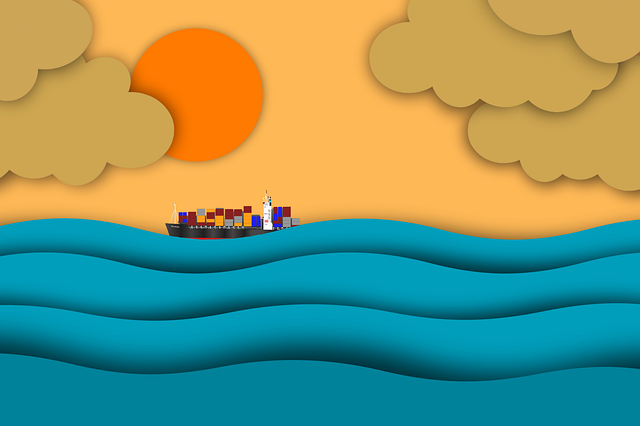
#> input picture pixels/image-15.png, 640 x 426 px
$ jupyter execute np_image_rotate.ipynb
#> lines starting #> are read from the running program, lines starting #| are printed output that depends on the picture; after the words box and inside, x2 and y2 are one past the last pixel; in counts of white or black regions, pixels touching at a corner belong together
[cell 1]
import cv2, numpy as np
import matplotlib.pyplot as plt

im = cv2.imread("pixels/image-15.png")
#> im is the input picture: shape (426, 640, 3); mean B, G, R 113.6, 150, 120.6
canvas = np.zeros((1200, 2000, 3), dtype='uint8')


x = np.arange(im.shape[1])
#> x = 640 values from 0 to 639
y = np.arange(im.shape[0])
#> y = 426 values from 0 to 425
xg, yg = np.meshgrid(x, y)
print(xg, yg)
#> (printed output is left out)
xg = xg.reshape(-1)
yg = yg.reshape(-1)
print(xg, yg)
#> (printed output is left out)


th = 30 * np.pi / 180

xc = xg * np.cos(th) - yg * np.sin(th)
yc = xg * np.sin(th) + yg * np.cos(th)
xci = xc.astype(int)
yci = yc.astype(int)

[cell 2]
xx = xci[ np.ma.masked_inside(xci, 0, canvas.shape[1]-1) ]
yy = yci[ np.ma.masked_inside(yci, 0, canvas.shape[0]-1) ]

[cell 3]
xg.shape
#> Out = (272640,)

[cell 4]
xgi = xg[ np.ma.masked_inside(xci, 0, canvas.shape[1]-1) ]
ygi = yg[ np.ma.masked_inside(yci, 0, canvas.shape[0]-1) ]

[cell 5]
xgi

[cell 6]
ii = im.reshape(-1, 3)
ii[0]
#> Out = [86, 165, 204]

[cell 7]
ii[xgi]

[cell 8]
m = im[:,:,0] > 128
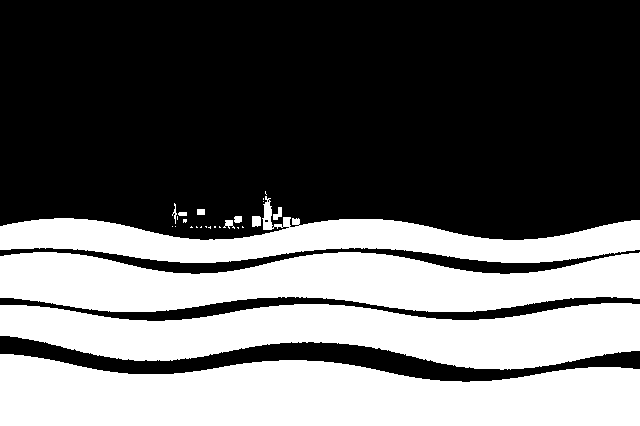
#> m: shape (426, 640) bool; 39.9% white; 27 white regions (16 under 20 px), largest, box (x1, y1, x2, y2) and area: (0, 354, 640, 426) 36437, (0, 303, 640, 370) 27294, (0, 252, 640, 312) 26963
im[im[:,:,0] <= 128] = 0
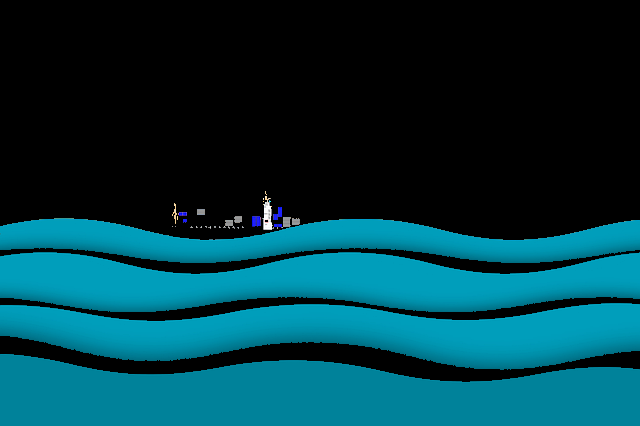
#> im: shape (426, 640, 3); mean B, G, R 67, 56.5, 0.5
im[im[:,:,0] > 128] = 255

$ run again, with pixels/1920px-Color_circle_(RGB).png copied over pixels/image-15.png
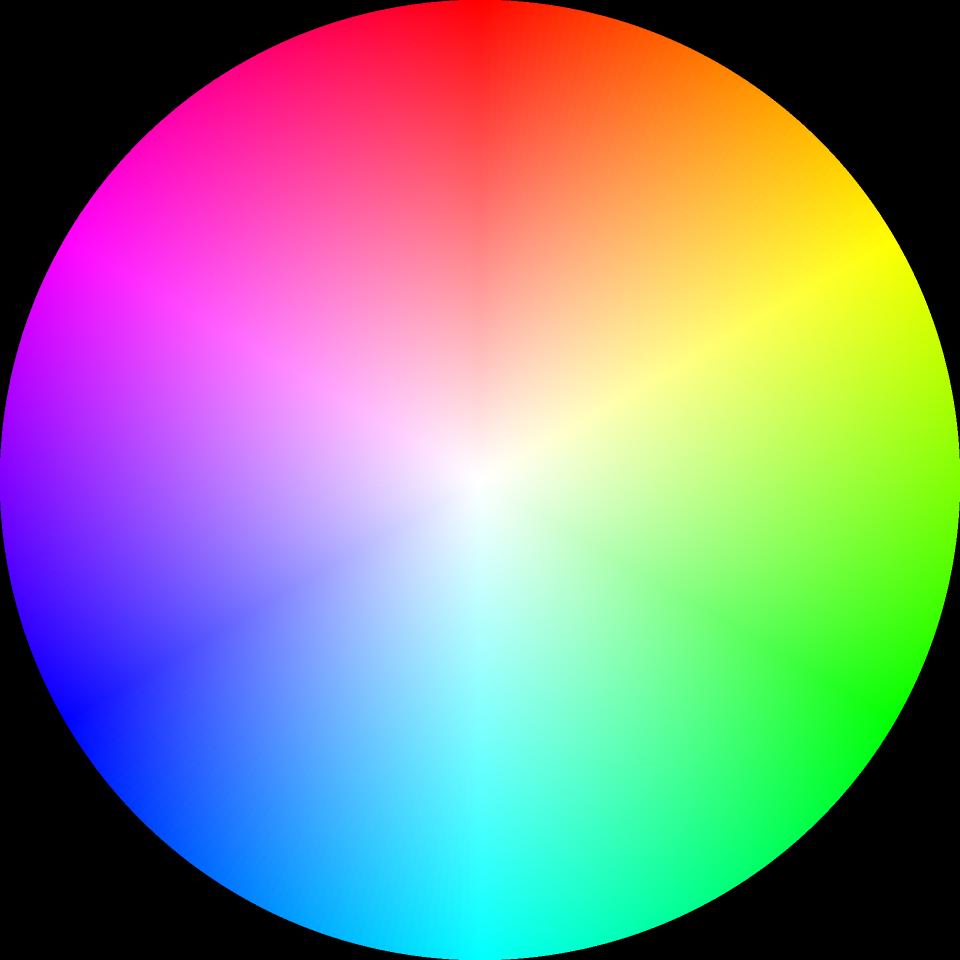
#> input picture pixels/1920px-Color_circle_(RGB).png, 1920 x 1920 px (shown at 1/2 size)
#> im is the input picture: shape (1920, 1920, 3); mean B, G, R 133.7, 133.7, 133.7
#> (printed output is left out)
#> (printed output is left out)
#> `ii[0]`: Out = [0, 0, 0]
#> `m = im[:,:,0] > 128`:
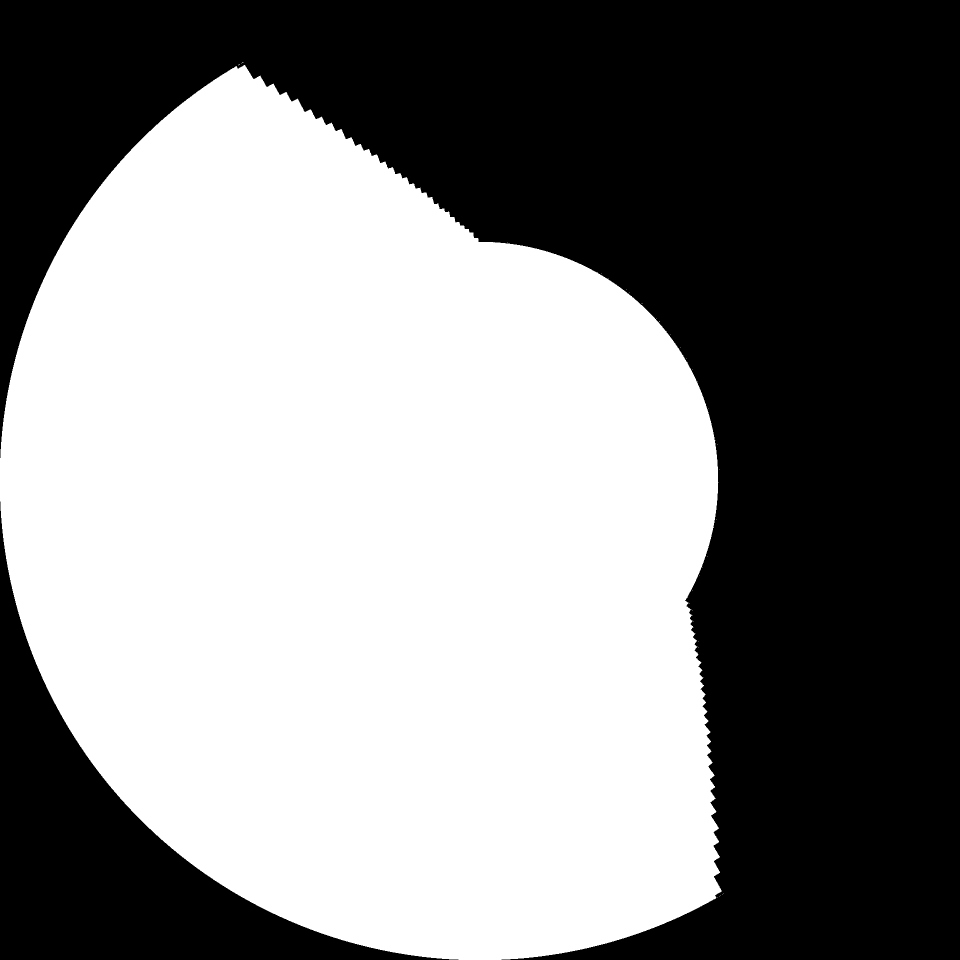
#> m: shape (1920, 1920) bool (shown at 1/2 size); 52.2% white; 2 black regions, box (x1, y1, x2, y2) and area: (0, 0, 1920, 1920) 1564578, (0, 1003, 917, 1920) 196940
#> `im[im[:,:,0] <= 128] = 0`:
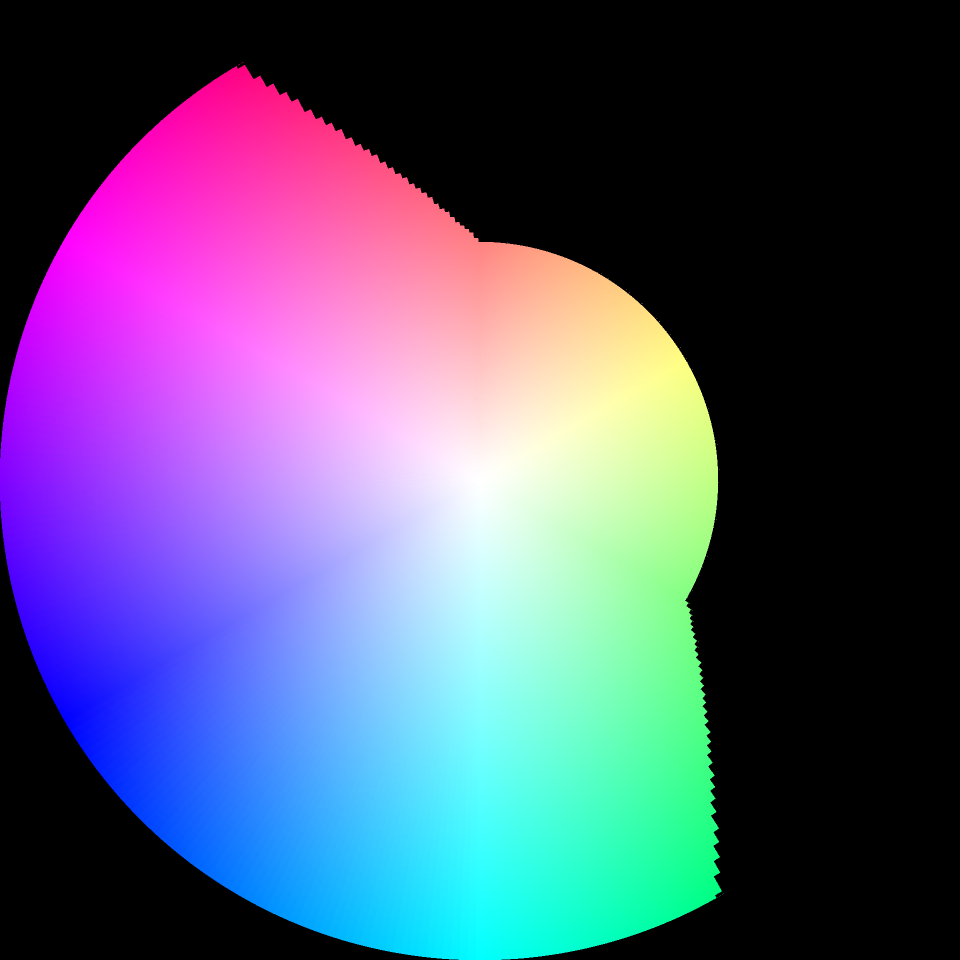
#> im: shape (1920, 1920, 3) (shown at 1/2 size); mean B, G, R 116.7, 83.2, 83.2
